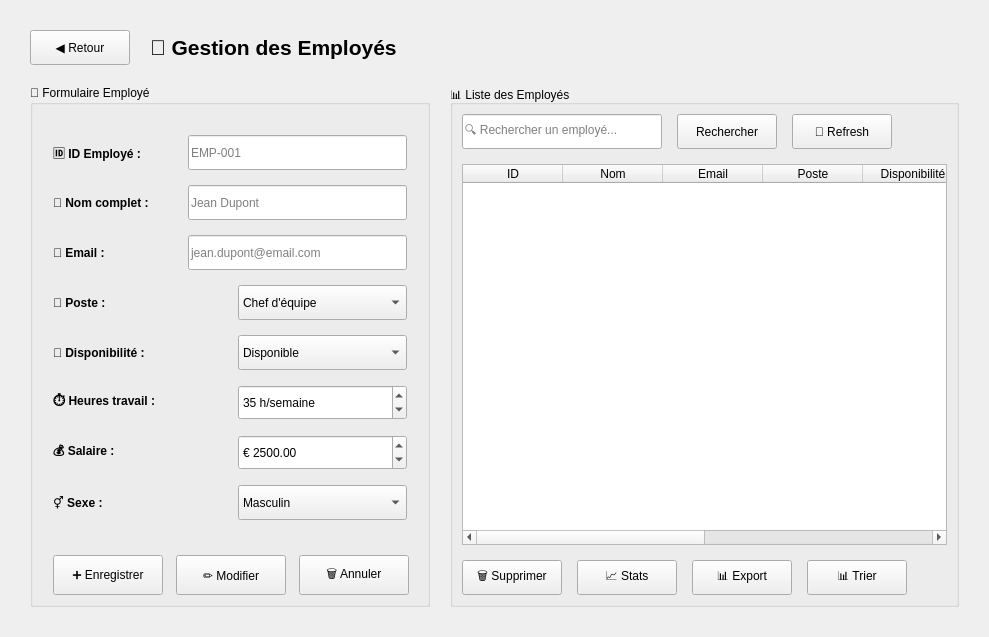
      <widget class="QWidget" name="pageEmployes">
       <layout class="QVBoxLayout" name="layoutEmployes">
        <property name="spacing">
         <number>20</number>
        </property>
        <property name="leftMargin">
         <number>30</number>
        </property>
        <property name="topMargin">
         <number>30</number>
        </property>
        <property name="rightMargin">
         <number>30</number>
        </property>
        <property name="bottomMargin">
         <number>30</number>
        </property>
        <item>
         <layout class="QHBoxLayout" name="headerEmployes">
          <item>
           <widget class="QPushButton" name="btnRetourEmployes">
            <property name="minimumSize">
             <size>
              <width>100</width>
              <height>35</height>
             </size>
            </property>
            <property name="text">
             <string>◀ Retour</string>
            </property>
           </widget>
          </item>
          <item>
           <widget class="QLabel" name="labelTitleEmployes">
            <property name="font">
             <font>
              <pointsize>16</pointsize>
              <bold>true</bold>
             </font>
            </property>
            <property name="text">
             <string>👥 Gestion des Employés</string>
            </property>
           </widget>
          </item>
          <item>
           <spacer name="headerSpacerEmployes">
            <property name="orientation">
             <enum>Qt::Orientation::Horizontal</enum>
            </property>
            <property name="sizeHint" stdset="0">
             <size>
              <width>40</width>
              <height>20</height>
             </size>
            </property>
           </spacer>
          </item>
         </layout>
        </item>
        <item>
         <layout class="QHBoxLayout" name="contentEmployes">
          <property name="spacing">
           <number>20</number>
          </property>
          <item>
           <widget class="QGroupBox" name="groupBoxEmployes">
            <property name="minimumSize">
             <size>
              <width>400</width>
              <height>0</height>
             </size>
            </property>
            <property name="maximumSize">
             <size>
              <width>400</width>
              <height>16777215</height>
             </size>
            </property>
            <property name="title">
             <string>📝 Formulaire Employé</string>
            </property>
            <layout class="QVBoxLayout" name="formLayoutEmployes">
             <property name="spacing">
              <number>15</number>
             </property>
             <property name="leftMargin">
              <number>20</number>
             </property>
             <property name="topMargin">
              <number>30</number>
             </property>
             <property name="rightMargin">
              <number>20</number>
             </property>
             <item>
              <layout class="QHBoxLayout" name="layoutIdEmploye">
               <item>
                <widget class="QLabel" name="labelIdEmploye">
                 <property name="minimumSize">
                  <size>
                   <width>120</width>
                   <height>30</height>
                  </size>
                 </property>
                 <property name="font">
                  <font>
                   <bold>true</bold>
                  </font>
                 </property>
                 <property name="text">
                  <string>🆔 ID Employé :</string>
                 </property>
                </widget>
               </item>
               <item>
                <widget class="QLineEdit" name="idEmploye">
                 <property name="minimumSize">
                  <size>
                   <width>0</width>
                   <height>35</height>
                  </size>
                 </property>
                 <property name="placeholderText">
                  <string>EMP-001</string>
                 </property>
                </widget>
               </item>
              </layout>
             </item>
             <item>
              <layout class="QHBoxLayout" name="layoutNomEmploye">
               <item>
                <widget class="QLabel" name="labelNomEmploye">
                 <property name="minimumSize">
                  <size>
                   <width>120</width>
                   <height>30</height>
                  </size>
                 </property>
                 <property name="font">
                  <font>
                   <bold>true</bold>
                  </font>
                 </property>
                 <property name="text">
                  <string>👤 Nom complet :</string>
                 </property>
                </widget>
               </item>
               <item>
                <widget class="QLineEdit" name="nomEmploye">
                 <property name="minimumSize">
                  <size>
                   <width>0</width>
                   <height>35</height>
                  </size>
                 </property>
                 <property name="placeholderText">
                  <string>Jean Dupont</string>
                 </property>
                </widget>
               </item>
              </layout>
             </item>
             <item>
              <layout class="QHBoxLayout" name="layoutEmailEmploye">
               <item>
                <widget class="QLabel" name="labelEmailEmploye">
                 <property name="minimumSize">
                  <size>
                   <width>120</width>
                   <height>30</height>
                  </size>
                 </property>
                 <property name="font">
                  <font>
                   <bold>true</bold>
                  </font>
                 </property>
                 <property name="text">
                  <string>📧 Email :</string>
                 </property>
                </widget>
               </item>
               <item>
                <widget class="QLineEdit" name="emailEmploye">
                 <property name="minimumSize">
                  <size>
                   <width>0</width>
                   <height>35</height>
                  </size>
                 </property>
                 <property name="placeholderText">
                  <string>jean.dupont@email.com</string>
                 </property>
                </widget>
               </item>
              </layout>
             </item>
             <item>
              <layout class="QHBoxLayout" name="layoutPosteEmploye">
               <item>
                <widget class="QLabel" name="labelPosteEmploye">
                 <property name="minimumSize">
                  <size>
                   <width>120</width>
                   <height>30</height>
                  </size>
                 </property>
                 <property name="font">
                  <font>
                   <bold>true</bold>
                  </font>
                 </property>
                 <property name="text">
                  <string>💼 Poste :</string>
                 </property>
                </widget>
               </item>
               <item>
                <widget class="QComboBox" name="posteEmploye">
                 <property name="minimumSize">
                  <size>
                   <width>0</width>
                   <height>35</height>
                  </size>
                 </property>
                 <item>
                  <property name="text">
                   <string>Chef d'équipe</string>
                  </property>
                 </item>
                 <item>
                  <property name="text">
                   <string>Technicien</string>
                  </property>
                 </item>
                 <item>
                  <property name="text">
                   <string>Agent de terrain</string>
                  </property>
                 </item>
                 <item>
                  <property name="text">
                   <string>Superviseur</string>
                  </property>
                 </item>
                 <item>
                  <property name="text">
                   <string>Opérateur</string>
                  </property>
                 </item>
                </widget>
               </item>
              </layout>
             </item>
             <item>
              <layout class="QHBoxLayout" name="layoutDisponibiliteEmploye">
               <item>
                <widget class="QLabel" name="labelDispoEmploye">
                 <property name="minimumSize">
                  <size>
                   <width>120</width>
                   <height>30</height>
                  </size>
                 </property>
                 <property name="font">
                  <font>
                   <bold>true</bold>
                  </font>
                 </property>
                 <property name="text">
                  <string>⏰ Disponibilité :</string>
                 </property>
                </widget>
               </item>
               <item>
                <widget class="QComboBox" name="disponibiliteEmploye">
                 <property name="minimumSize">
                  <size>
                   <width>0</width>
                   <height>35</height>
                  </size>
                 </property>
                 <item>
                  <property name="text">
                   <string>Disponible</string>
                  </property>
                 </item>
                 <item>
                  <property name="text">
                   <string>En mission</string>
                  </property>
                 </item>
                 <item>
                  <property name="text">
                   <string>Congé</string>
                  </property>
                 </item>
                 <item>
                  <property name="text">
                   <string>Formation</string>
                  </property>
                 </item>
                </widget>
               </item>
              </layout>
             </item>
             <item>
              <layout class="QHBoxLayout" name="layoutHeuresEmploye">
               <item>
                <widget class="QLabel" name="labelHeuresEmploye">
                 <property name="minimumSize">
                  <size>
                   <width>120</width>
                   <height>30</height>
                  </size>
                 </property>
                 <property name="font">
                  <font>
                   <bold>true</bold>
                  </font>
                 </property>
                 <property name="text">
                  <string>⏱️ Heures travail :</string>
                 </property>
                </widget>
               </item>
               <item>
                <widget class="QSpinBox" name="heuresTravailEmploye">
                 <property name="minimumSize">
                  <size>
                   <width>0</width>
                   <height>35</height>
                  </size>
                 </property>
                 <property name="suffix">
                  <string> h/semaine</string>
                 </property>
                 <property name="minimum">
                  <number>20</number>
                 </property>
                 <property name="maximum">
                  <number>40</number>
                 </property>
                 <property name="value">
                  <number>35</number>
                 </property>
                </widget>
               </item>
              </layout>
             </item>
             <item>
              <layout class="QHBoxLayout" name="layoutSalaireEmploye">
               <item>
                <widget class="QLabel" name="labelSalaireEmploye">
                 <property name="minimumSize">
                  <size>
                   <width>120</width>
                   <height>30</height>
                  </size>
                 </property>
                 <property name="font">
                  <font>
                   <bold>true</bold>
                  </font>
                 </property>
                 <property name="text">
                  <string>💰 Salaire :</string>
                 </property>
                </widget>
               </item>
               <item>
                <widget class="QDoubleSpinBox" name="salaireEmploye">
                 <property name="minimumSize">
                  <size>
                   <width>0</width>
                   <height>35</height>
                  </size>
                 </property>
                 <property name="prefix">
                  <string>€ </string>
                 </property>
                 <property name="minimum">
                  <double>1500.000000000000000</double>
                 </property>
                 <property name="maximum">
                  <double>5000.000000000000000</double>
                 </property>
                 <property name="value">
                  <double>2500.000000000000000</double>
                 </property>
                </widget>
               </item>
              </layout>
             </item>
             <item>
              <layout class="QHBoxLayout" name="layoutSexeEmploye">
               <item>
                <widget class="QLabel" name="labelSexeEmploye">
                 <property name="minimumSize">
                  <size>
                   <width>120</width>
                   <height>30</height>
                  </size>
                 </property>
                 <property name="font">
                  <font>
                   <bold>true</bold>
                  </font>
                 </property>
                 <property name="text">
                  <string>⚥ Sexe :</string>
                 </property>
                </widget>
               </item>
               <item>
                <widget class="QComboBox" name="sexeEmploye">
                 <property name="minimumSize">
                  <size>
                   <width>0</width>
                   <height>35</height>
                  </size>
                 </property>
                 <item>
                  <property name="text">
                   <string>Masculin</string>
                  </property>
                 </item>
                 <item>
                  <property name="text">
                   <string>Féminin</string>
                  </property>
                 </item>
                 <item>
                  <property name="text">
                   <string>Non spécifié</string>
                  </property>
                 </item>
                </widget>
               </item>
              </layout>
             </item>
             <item>
              <spacer name="formSpacerEmployes">
               <property name="orientation">
                <enum>Qt::Orientation::Vertical</enum>
               </property>
               <property name="sizeHint" stdset="0">
                <size>
                 <width>20</width>
                 <height>20</height>
                </size>
               </property>
              </spacer>
             </item>
             <item>
              <layout class="QHBoxLayout" name="buttonsFormEmployes">
               <item>
                <widget class="QPushButton" name="btnEnregistrerEmploye">
                 <property name="minimumSize">
                  <size>
                   <width>110</width>
                   <height>40</height>
                  </size>
                 </property>
                 <property name="text">
                  <string>➕ Enregistrer</string>
                 </property>
                </widget>
               </item>
               <item>
                <widget class="QPushButton" name="btnModifierEmploye">
                 <property name="minimumSize">
                  <size>
                   <width>110</width>
                   <height>40</height>
                  </size>
                 </property>
                 <property name="text">
                  <string>✏️ Modifier</string>
                 </property>
                </widget>
               </item>
               <item>
                <widget class="QPushButton" name="btnAnnulerEmploye">
                 <property name="minimumSize">
                  <size>
                   <width>110</width>
                   <height>40</height>
                  </size>
                 </property>
                 <property name="text">
                  <string>🗑️ Annuler</string>
                 </property>
                </widget>
               </item>
              </layout>
             </item>
            </layout>
           </widget>
          </item>
          <item>
           <widget class="QGroupBox" name="groupBoxTableEmployes">
            <property name="title">
             <string>📊 Liste des Employés</string>
            </property>
            <layout class="QVBoxLayout" name="tableLayoutEmployes">
             <property name="spacing">
              <number>15</number>
             </property>
             <item>
              <layout class="QHBoxLayout" name="toolbarEmployes">
               <item>
                <widget class="QLineEdit" name="rechercheEmploye">
                 <property name="minimumSize">
                  <size>
                   <width>200</width>
                   <height>35</height>
                  </size>
                 </property>
                 <property name="placeholderText">
                  <string>🔍 Rechercher un employé...</string>
                 </property>
                </widget>
               </item>
               <item>
                <widget class="QPushButton" name="btnRechercherEmploye">
                 <property name="minimumSize">
                  <size>
                   <width>100</width>
                   <height>35</height>
                  </size>
                 </property>
                 <property name="text">
                  <string>Rechercher</string>
                 </property>
                </widget>
               </item>
               <item>
                <widget class="QPushButton" name="btnRefreshEmploye">
                 <property name="minimumSize">
                  <size>
                   <width>100</width>
                   <height>35</height>
                  </size>
                 </property>
                 <property name="text">
                  <string>🔄 Refresh</string>
                 </property>
                </widget>
               </item>
               <item>
                <spacer name="toolbarSpacerEmployes">
                 <property name="orientation">
                  <enum>Qt::Orientation::Horizontal</enum>
                 </property>
                 <property name="sizeHint" stdset="0">
                  <size>
                   <width>40</width>
                   <height>20</height>
                  </size>
                 </property>
                </spacer>
               </item>
              </layout>
             </item>
             <item>
              <widget class="QTableWidget" name="tableEmployes">
               <property name="minimumSize">
                <size>
                 <width>0</width>
                 <height>300</height>
                </size>
               </property>
               <property name="alternatingRowColors">
                <bool>true</bool>
               </property>
               <property name="selectionBehavior">
                <enum>QAbstractItemView::SelectionBehavior::SelectRows</enum>
               </property>
               <property name="columnCount">
                <number>8</number>
               </property>
               <attribute name="horizontalHeaderStretchLastSection">
                <bool>true</bool>
               </attribute>
               <column>
                <property name="text">
                 <string>ID</string>
                </property>
               </column>
               <column>
                <property name="text">
                 <string>Nom</string>
                </property>
               </column>
               <column>
                <property name="text">
                 <string>Email</string>
                </property>
               </column>
               <column>
                <property name="text">
                 <string>Poste</string>
                </property>
               </column>
               <column>
                <property name="text">
                 <string>Disponibilité</string>
                </property>
               </column>
               <column>
                <property name="text">
                 <string>Heures</string>
                </property>
               </column>
               <column>
                <property name="text">
                 <string>Salaire</string>
                </property>
               </column>
               <column>
                <property name="text">
                 <string>Sexe</string>
                </property>
               </column>
              </widget>
             </item>
             <item>
              <layout class="QHBoxLayout" name="actionButtonsEmployes">
               <item>
                <widget class="QPushButton" name="btnSupprimerEmploye">
                 <property name="minimumSize">
                  <size>
                   <width>100</width>
                   <height>35</height>
                  </size>
                 </property>
                 <property name="text">
                  <string>🗑️ Supprimer</string>
                 </property>
                </widget>
               </item>
               <item>
                <widget class="QPushButton" name="btnStatistiquesEmployes">
                 <property name="minimumSize">
                  <size>
                   <width>100</width>
                   <height>35</height>
                  </size>
                 </property>
                 <property name="text">
                  <string>📈 Stats</string>
                 </property>
                </widget>
               </item>
               <item>
                <widget class="QPushButton" name="btnExportEmploye">
                 <property name="minimumSize">
                  <size>
                   <width>100</width>
                   <height>35</height>
                  </size>
                 </property>
                 <property name="text">
                  <string>📊 Export</string>
                 </property>
                </widget>
               </item>
               <item>
                <widget class="QPushButton" name="btnTrierEmploye">
                 <property name="minimumSize">
                  <size>
                   <width>100</width>
                   <height>35</height>
                  </size>
                 </property>
                 <property name="text">
                  <string>📊 Trier</string>
                 </property>
                </widget>
               </item>
               <item>
                <spacer name="actionSpacerEmployes">
                 <property name="orientation">
                  <enum>Qt::Orientation::Horizontal</enum>
                 </property>
                 <property name="sizeHint" stdset="0">
                  <size>
                   <width>40</width>
                   <height>20</height>
                  </size>
                 </property>
                </spacer>
               </item>
              </layout>
             </item>
            </layout>
           </widget>
          </item>
         </layout>
        </item>
       </layout>
      </widget>
